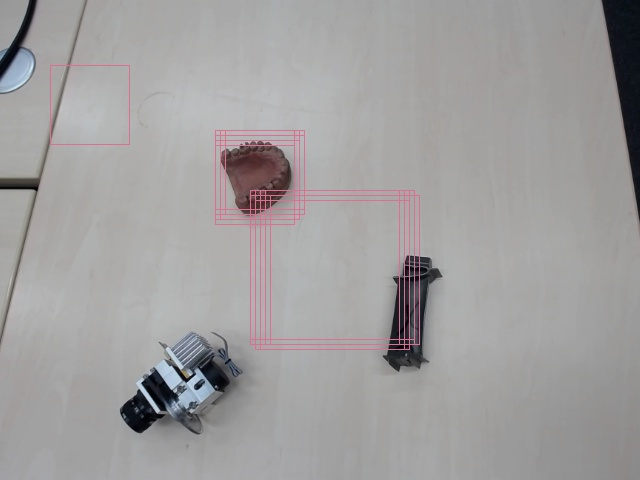
//> input picture Output/image.jpg, 640 x 480 px, given in place of 0000.jpg, which was not available
$ ./dataaug   (built with g++ and OpenCV 4)
//> lines starting //> are read from the running program, lines starting //| are printed output that depends on the picture; pictures that were not available may be replaced by others from this repository, and a replacement may not be noted
//In order to get the better result on the prediction, we need to have more data. The code below is to generate the augmented data.

#include <iostream>
#include <string>
#include <algorithm>
#include <fstream>
#include <iterator>

#include  "opencv2/highgui/highgui.hpp"
#include  "opencv2/imgproc/imgproc.hpp"
#include "opencv2/core/types_c.h"
#include "opencv2/core/mat.hpp"
#include "opencv2/core/core.hpp"
#include "opencv2/objdetect/objdetect.hpp"
#include "opencv2/ml/ml.hpp"
#include "opencv2/opencv.hpp"

bool visualize_progress = true;
int tot_classes=6;
int num_train_files[] = {53, 81, 51, 290};
void data_augment();

int main()
{


    data_augment();

    return 0;
}

void data_augment()
{

cv::String imagepath("/Users/nitin/Documents/TUM/TUM/Sem_3/Tracking and Detection/Exercise/C++/data/task3/");

int counter=-1;
cv::String folderName = "0" + std::to_string(3); //change this value for different class of object - 0 to 3 excepted

for (int j = 0; j < num_train_files[3]; j++) //change this value for different class of object - 0 to 3 excepted
   {
      cv::String imageName;

            if (j < 10)
                imageName = "000" + std::to_string(j) + ".jpg";
            else if (j < 100)
                imageName = "00" + std::to_string(j) + ".jpg";
            else
                imageName = "0" + std::to_string(j) + ".jpg";


	cv::String imgFile = imagepath + "train/" + folderName + "/" + imageName;

	// Reading the original image
	cv::Mat original_image;
	try
	{
		//original_image = cv::imread(image_path, 1);
		original_image = cv::imread(imgFile, CV_LOAD_IMAGE_COLOR);
//> original_image is the input picture: 480 rows x 640 cols, CV_8UC3; mean B, G, R 158.6, 158.5, 160.2

		if (visualize_progress)
		{
			std::cout << original_image.size() << std::endl;
//| [640 x 480]
			cv::namedWindow("Image", CV_WINDOW_AUTOSIZE);
			cv::imshow("Image", original_image);
			counter++;
		}
	}
	catch (const std::exception& ex)
	{
		std::cout << "Error during reading the original image: " << ex.what() << "\n\n";
	}

	cv::String saveFile1 = imagepath + "trainaugmented/" + folderName + "/" + std::to_string(counter) + ".jpg";

	cv::imwrite( saveFile1, original_image );


	// Flipping the original image
	cv::Mat flipped1_image;
	try
	{
		cv::flip(original_image, flipped1_image, 0);
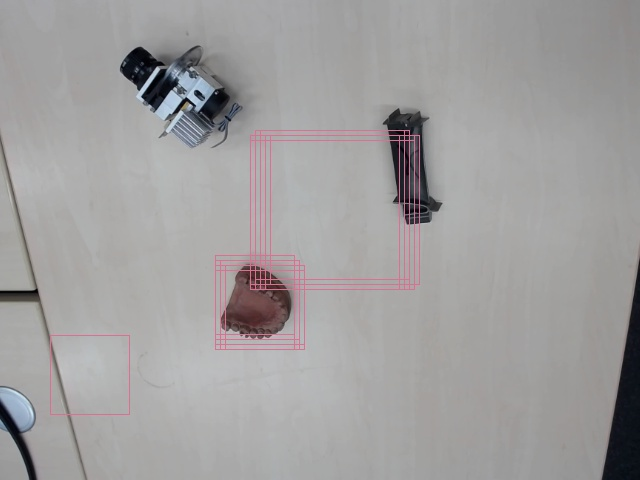
//> flipped1_image: 480 rows x 640 cols, CV_8UC3; mean B, G, R 158.6, 158.5, 160.2

		if (visualize_progress)
		{
			std::cout << flipped1_image.size() << std::endl;
//| [640 x 480]
			cv::namedWindow("Flipped Image", CV_WINDOW_AUTOSIZE);
			cv::imshow("Flipped Image", flipped1_image);
			counter++;
		}
	}
	catch (const std::exception& ex)
	{
		std::cout << "Error during flipping the original image: " << ex.what() << "\n\n";
	}

	cv::String saveFile2 = imagepath + "trainaugmented/" + folderName + "/" + std::to_string(counter)+ ".jpg";
	cv::imwrite( saveFile2, flipped1_image );


	//rotate the original image counter clockwise 90
	cv::Mat rotated2_image;
	try
	{
		cv::rotate(original_image, rotated2_image, cv::ROTATE_90_COUNTERCLOCKWISE);
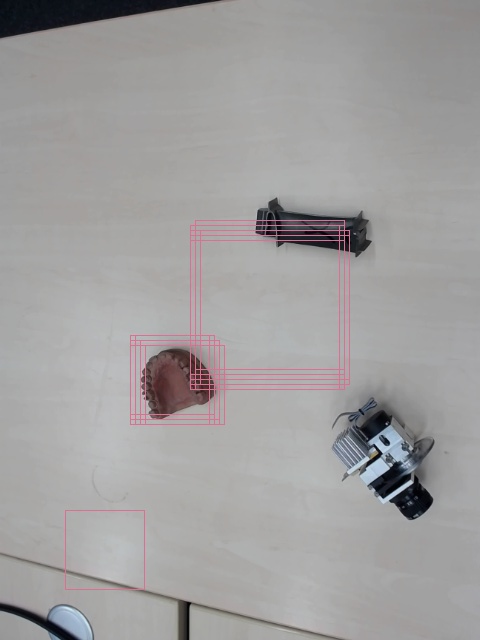
//> rotated2_image: 640 rows x 480 cols, CV_8UC3; mean B, G, R 158.6, 158.5, 160.2

		if (visualize_progress)
		{
			std::cout << rotated2_image.size() << std::endl;
//| [480 x 640]
			cv::namedWindow("Rotated Image", CV_WINDOW_AUTOSIZE);
			cv::imshow("Rotated Image", rotated2_image);
			//cv::waitKey(1000);
			counter++;
		}
	}
	catch (const std::exception& ex)
	{
		std::cout << "Error during rotating the original image: " << ex.what() << "\n\n";
	}

	cv::String saveFile3 = imagepath + "trainaugmented/" + folderName + "/" + std::to_string(counter)+ ".jpg";
	cv::imwrite( saveFile3, rotated2_image );


	//rotate the flipped(2) image clockwise 90
	cv::Mat rotated_flipped3_image;
	try
	{
		cv::rotate(flipped1_image, rotated_flipped3_image , cv::ROTATE_90_CLOCKWISE);
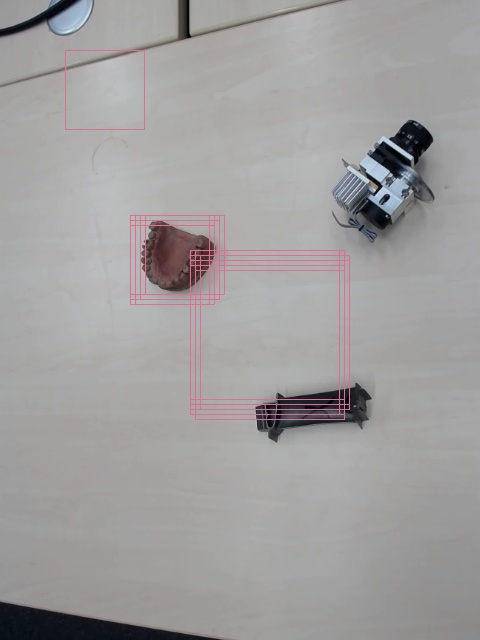
//> rotated_flipped3_image: 640 rows x 480 cols, CV_8UC3; mean B, G, R 158.6, 158.5, 160.2

		if (visualize_progress)
		{
			std::cout << rotated_flipped3_image.size() << std::endl;
//| [480 x 640]
			cv::namedWindow("Rotated Flipped Image", CV_WINDOW_AUTOSIZE);
			cv::imshow("Rotated Flipped Image", rotated_flipped3_image);
			counter++;
		}
	}
	catch (const std::exception& ex)
	{
		std::cout << "Error during flipping the original image: " << ex.what() << "\n\n";
	}

    cv::String saveFile4 = imagepath + "trainaugmented/" + folderName + "/" + std::to_string(counter)+ ".jpg";
	cv::imwrite( saveFile4, rotated_flipped3_image  );


	//Flipp on both axis
	cv::Mat flipped4_image;
	try
	{
		cv::flip(original_image, flipped4_image, -1);
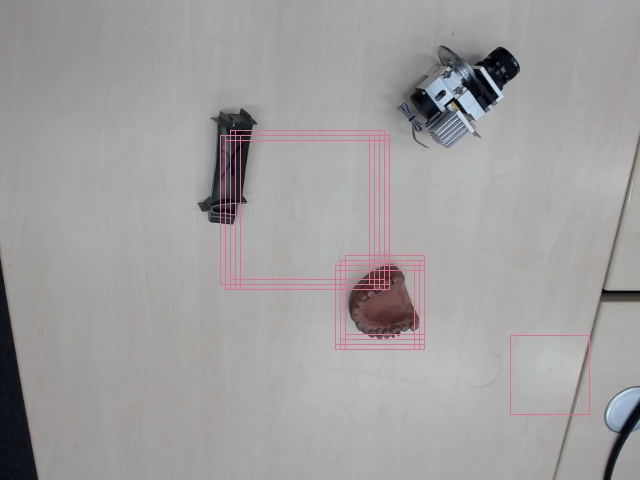
//> flipped4_image: 480 rows x 640 cols, CV_8UC3; mean B, G, R 158.6, 158.5, 160.2

		if (visualize_progress)
		{
			std::cout << flipped4_image.size() << std::endl;
//| [640 x 480]
			cv::namedWindow(" both axis Flipped Image", CV_WINDOW_AUTOSIZE);
			cv::imshow("both axis Flipped Image", flipped4_image);
			counter++;
		}
	}
	catch (const std::exception& ex)
	{
		std::cout << "Error during flipping the original image: " << ex.what() << "\n\n";
	}

	cv::String saveFile5 = imagepath + "trainaugmented/" + folderName + "/" + std::to_string(counter)+ ".jpg";
	cv::imwrite( saveFile5, flipped4_image);


	//flipp on y axis
	cv::Mat flipped5_image;
	try
	{
		cv::flip(original_image, flipped5_image, 1);
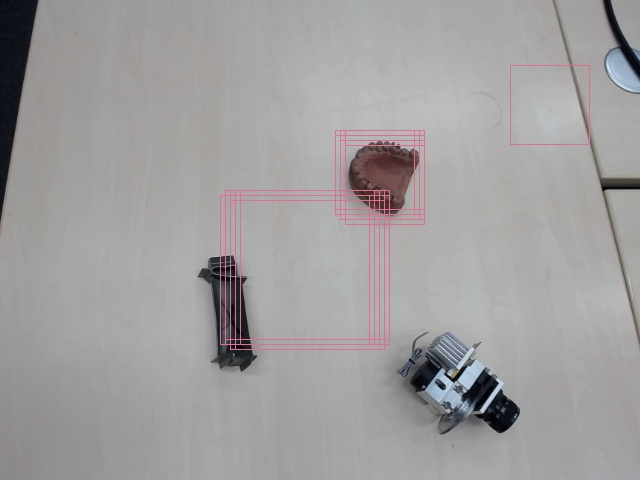
//> flipped5_image: 480 rows x 640 cols, CV_8UC3; mean B, G, R 158.6, 158.5, 160.2

		if (visualize_progress)
		{
			std::cout << flipped5_image.size() << std::endl;
//| [640 x 480]
			cv::namedWindow(" both axis Flipped Image", CV_WINDOW_AUTOSIZE);
			cv::imshow("both axis Flipped Image", flipped5_image);
			counter++;
		}
	}
	catch (const std::exception& ex)
	{
		std::cout << "Error during flipping the original image: " << ex.what() << "\n\n";
	}

	cv::String saveFile6 = imagepath + "trainaugmented/" + folderName + "/" +std::to_string(counter)+ ".jpg";
	cv::imwrite( saveFile6,flipped5_image);


	//rotate the original image clockwise 90
		cv::Mat rotated6_image;
		try
		{
			cv::rotate(original_image, rotated6_image, cv::ROTATE_90_CLOCKWISE);
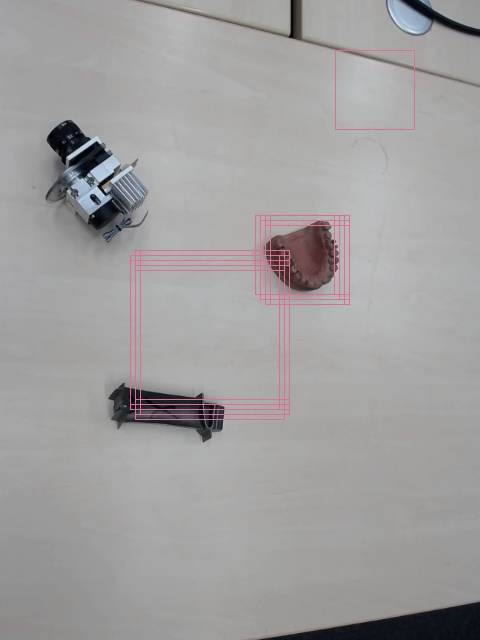
//> rotated6_image: 640 rows x 480 cols, CV_8UC3; mean B, G, R 158.6, 158.5, 160.2

			if (visualize_progress)
			{
				std::cout << rotated6_image.size() << std::endl;
//| [480 x 640]
				cv::namedWindow("Rotated Image", CV_WINDOW_AUTOSIZE);
				cv::imshow("Rotated Image", rotated6_image);
				counter++;
			}
		}
		catch (const std::exception& ex)
		{
			std::cout << "Error during rotating the original image: " << ex.what() << "\n\n";
		}

	cv::String saveFile7 = imagepath + "trainaugmented/" + folderName + "/" + std::to_string(counter) + ".jpg";
	cv::imwrite( saveFile7,rotated6_image);


	//rotate the flipped(2) image anticlockwise 90
	cv::Mat rotated_flipped7_image;
	try
	{
		cv::rotate(flipped1_image, rotated_flipped7_image , cv::ROTATE_90_COUNTERCLOCKWISE);
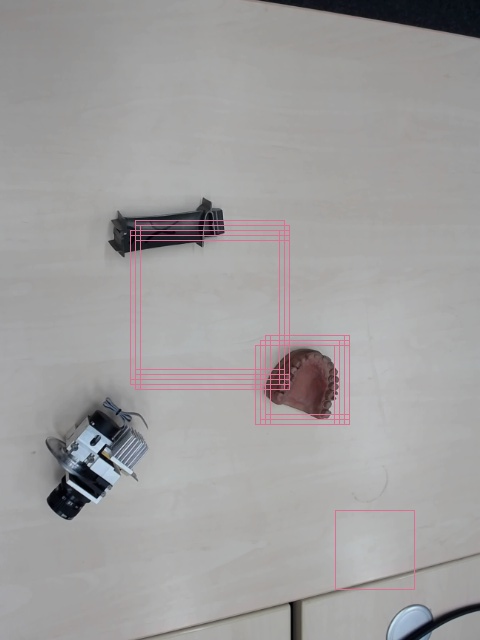
//> rotated_flipped7_image: 640 rows x 480 cols, CV_8UC3; mean B, G, R 158.6, 158.5, 160.2

		if (visualize_progress)
		{
			std::cout << rotated_flipped7_image.size() << std::endl;
//| [480 x 640]
//> (the run ends here: the program stops with an error, at `cv::imwrite( saveFile1, original_image );`)
